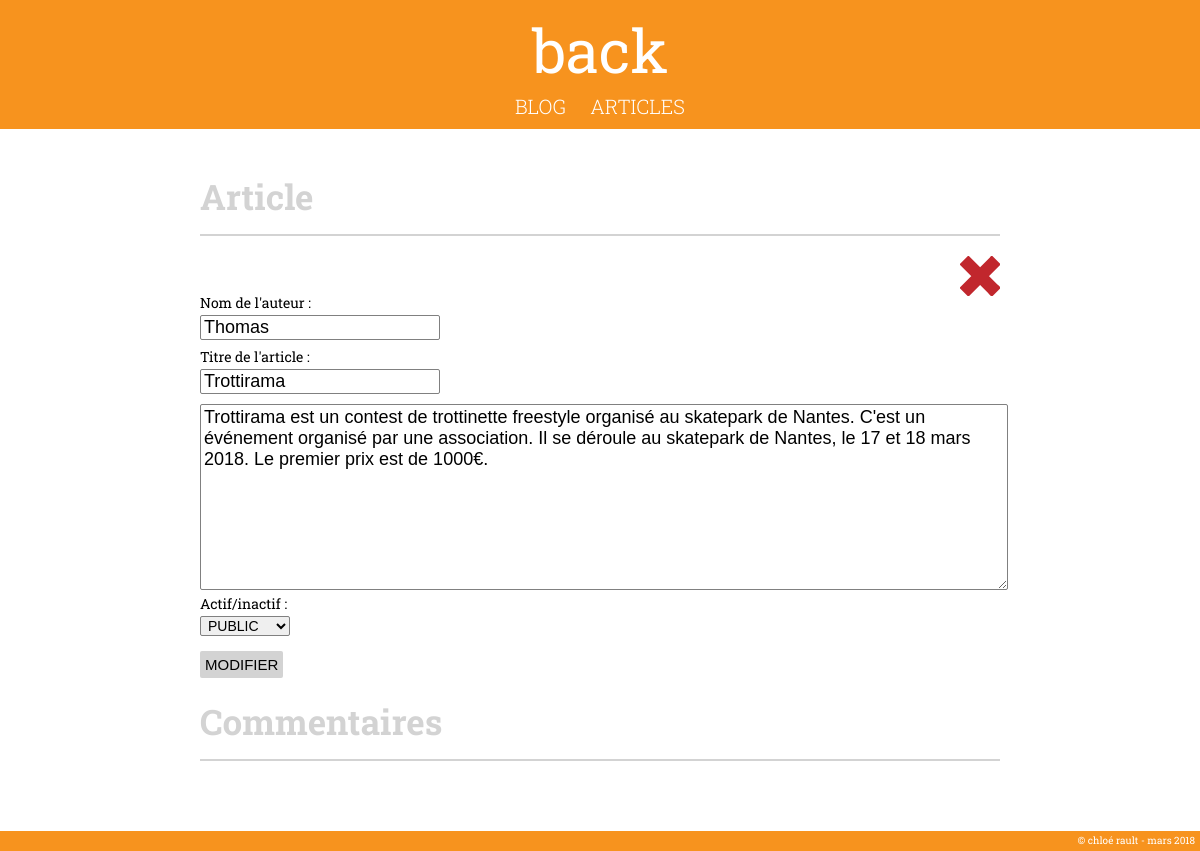
/editpost.php?id=2, run on the app's committed database.
### tables this page shows
CREATE TABLE `articles` (
  `id` int(11) NOT NULL,
  `title` varchar(255) NOT NULL,
  `content` text NOT NULL,
  `auteur` varchar(100) NOT NULL,
  `created_at` datetime NOT NULL,
  `update_at` datetime DEFAULT NULL,
  `statut` enum('actif','inactif') NOT NULL
);

### editpost.php (the view, shortened to what this page needs)
<?php include('include/functions.php'); ?>
<?php
if(!empty($_GET['id']) && is_numeric($_GET['id'])) {
    $id = $_GET['id'];
} else {
    die('404');
}
$sql = "SELECT id, title, content, auteur, created_at FROM articles WHERE id = $id";
$query = $pdo->prepare($sql);
$query->execute();
$articles = $query->fetch();
?>
<?php include('include/headerback.php'); ?>
            <span class="menu"><a href="index.php" class="menu">blog</a></span>
            <span class="menu"><a href="dashboard.php" class="menu">articles</a></span>
        </div>
    </header>
    <div class="main-content">
        <h4>Article</h4>
        <hr class="hr">
        <a href="deletearticle.php?id=<?php echo $articles['id'];?>">
            <img src="assets/img/croix2.png" title="Supprimer" class="suppr2">
        </a>
        <form action="" method="post" class="form" novalidate>
            <div class="nom">
            <label for="name">Nom de l'auteur :</label>
            <input type="text" name="name" value="<?php echo $articles['auteur']; ?>">
            </div>
            <div class="titre">
            <label for="titre">Titre de l'article :</label>
            <input type="text" name="titre" value="<?php echo $articles['title']; ?>">
            </div>
            <div class="article">
            <textarea name="article" placeholder="écrire son article ici..."><?php echo $articles['content']; ?></textarea>
            </div>
            <label for="statut">Actif/inactif :</label>
            <?php $articles = array(
            'actif' => 'Public',
            'inactif' => 'Privé'
            ); ?>
            <select name="statut">
            <?php foreach ($articles as $key => $article) { ?>
                <option value="<?php echo $key; ?>" <?php if(!empty($articles['statut'])) { if($articles['statut'] == $article) { echo 'selected="selected"';}} ?>>
                <?php echo $article; ?>
                </option>
            <?php } ?>
            </select>
            <input type="submit" class="submit" name="submit" value="Modifier">
        </form>
        <br>
        <h4>Commentaires</h4>
        <hr class="hr">
    </div>
<?php include('include/footerback.php'); ?>

### assets/css/styleback.css (style rules this page uses)
html, body { margin: 0; padding: 0; font-family: 'Roboto Slab', serif; }
.menu { font-weight: 300; text-transform: uppercase; font-size: 20px; color: white; }
a.menu { padding: 10px; color: white; text-decoration: none; transition: all; }
.main-content { position: relative; width: 800px; margin: 50px auto; }
.form { margin-top: 60px; }
.suppr2 { position: absolute; right: 0; }
h4 { margin-bottom: 20px; font-size: 35px; font-weight: 700; color: lightgrey; }
.hr { border: 0.5px solid lightgrey; margin-bottom: 20px; }
label { display: block; margin-bottom: 5px; font-size: 14px; }
input { font-family: 'Quicksand', sans-serif; color: black; font-size: 18px; border: 1px solid gray; border-radius: 2px; padding-left: 3px; padding-right: 3px; }
textarea { font-family: 'Quicksand', sans-serif; color: black; font-size: 18px; border: 1px solid gray; border-radius: 2px; width: 100%; height: 180px; padding-left: 3px; padding-right: 3px; }
.titre { margin-top: 10px; margin-bottom: 10px; }
.nom { margin-top: 10px; margin-bottom: 10px; }
select { text-transform: uppercase; font-family: 'Quicksand', sans-serif; border: 1px solid gray; border-radius: 2px; font-size: 14px; padding-left: 3px; padding-right: 3px; width: 90px; }
.submit { background-color: lightgray; color: black; font-size: 15px; text-transform: uppercase; border: transparent; border-radius: 2px; padding: 5px; cursor: pointer; margin-top: 10px; margin-bottom: 10px; transition: all 0.3s; }

### data on the page
articles: name "Thomas", titre "Trottirama", article "Trottirama est un contest de trottinette freestyle organisé au skatepark de Nantes. C'est un événement organisé par une association. Il se déroule au skatepark de Nantes, le 17 et 18 mars 2018. Le premier prix est de 1000€."

### other printed values
form field statut "Public"
